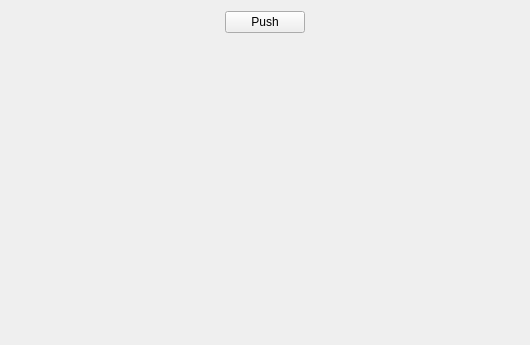
<?xml version="1.0" encoding="UTF-8"?>
<ui version="4.0">
 <class>MainWindow</class>
 <widget class="QMainWindow" name="MainWindow">
  <property name="geometry">
   <rect>
    <x>0</x>
    <y>0</y>
    <width>530</width>
    <height>345</height>
   </rect>
  </property>
  <property name="windowTitle">
   <string>MainWindow</string>
  </property>
  <property name="locale">
   <locale language="English" country="UnitedStates"/>
  </property>
  <widget class="QWidget" name="centralWidget">
   <layout class="QGridLayout" name="gridLayout">
    <item row="0" column="0">
     <layout class="QVBoxLayout" name="verticalLayout">
      <item>
       <layout class="QHBoxLayout" name="horizontalLayout">
        <property name="sizeConstraint">
         <enum>QLayout::SetNoConstraint</enum>
        </property>
        <item>
         <widget class="QPushButton" name="button">
          <property name="sizePolicy">
           <sizepolicy hsizetype="Fixed" vsizetype="Fixed">
            <horstretch>0</horstretch>
            <verstretch>0</verstretch>
           </sizepolicy>
          </property>
          <property name="text">
           <string>Push</string>
          </property>
         </widget>
        </item>
       </layout>
      </item>
      <item>
       <layout class="QHBoxLayout" name="horizontalLayout_2">
        <item>
         <widget class="VideoRendererQt" name="remoteRenderer2" native="true">
          <property name="sizePolicy">
           <sizepolicy hsizetype="Expanding" vsizetype="Expanding">
            <horstretch>1</horstretch>
            <verstretch>1</verstretch>
           </sizepolicy>
          </property>
         </widget>
        </item>
        <item>
         <widget class="VideoRendererQt" name="localRenderer" native="true">
          <property name="enabled">
           <bool>true</bool>
          </property>
          <property name="sizePolicy">
           <sizepolicy hsizetype="Expanding" vsizetype="Expanding">
            <horstretch>1</horstretch>
            <verstretch>1</verstretch>
           </sizepolicy>
          </property>
          <property name="minimumSize">
           <size>
            <width>0</width>
            <height>0</height>
           </size>
          </property>
          <property name="maximumSize">
           <size>
            <width>16777215</width>
            <height>16777215</height>
           </size>
          </property>
         </widget>
        </item>
        <item>
         <widget class="VideoRendererQt" name="remoteRenderer1" native="true">
          <property name="sizePolicy">
           <sizepolicy hsizetype="Expanding" vsizetype="Expanding">
            <horstretch>1</horstretch>
            <verstretch>1</verstretch>
           </sizepolicy>
          </property>
         </widget>
        </item>
       </layout>
      </item>
     </layout>
    </item>
   </layout>
  </widget>
 </widget>
 <layoutdefault spacing="6" margin="11"/>
 <customwidgets>
  <customwidget>
   <class>VideoRendererQt</class>
   <extends>QWidget</extends>
   <header>videoRenderer_Qt.h</header>
   <container>1</container>
  </customwidget>
 </customwidgets>
 <resources/>
 <connections>
  <connection>
   <sender>button</sender>
   <signal>clicked()</signal>
   <receiver>MainWindow</receiver>
   <slot>buttonPushed()</slot>
   <hints>
    <hint type="sourcelabel">
     <x>184</x>
     <y>14</y>
    </hint>
    <hint type="destinationlabel">
     <x>184</x>
     <y>181</y>
    </hint>
   </hints>
  </connection>
 </connections>
 <slots>
  <slot>buttonPushed()</slot>
 </slots>
</ui>
